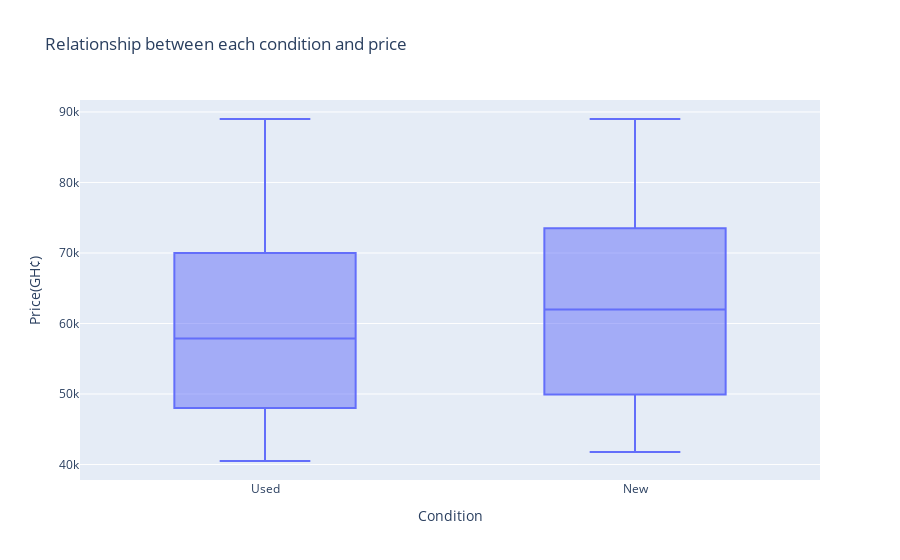

The notebook cell saved with this chart:
### Markdown cell above
### Condition vs Price

### Code cell
fig = px.box(df, x="Condition", y="Price(GH¢)", title='Relationship between each condition and price')
fig.show()

### Figure 1 — Plotly figure (JSON) as saved in the notebook; plotly's stock layout.template omitted (floating-point values rounded to 4 significant figures; data arrays with more than 128 entries replaced by an {"elided": "..."} marker saying what was removed)
{"data": [{"alignmentgroup": "True", "hovertemplate": "Condition=%{x}<br>Price(GH¢)=%{y}<extra></extra>", "legendgroup": "", "marker": {"color": "#636efa"}, "name": "", "notched": false, "offsetgroup": "", "orientation": "v", "showlegend": false, "type": "box", "x": {"elided": "372 str values"}, "x0": " ", "xaxis": "x", "y": {"elided": "372 int values"}, "y0": " ", "yaxis": "y"}], "layout": {"boxmode": "group", "legend": {"tracegroupgap": 0}, "title": {"text": "Relationship between each condition and price"}, "xaxis": {"anchor": "y", "domain": [0, 1], "title": {"text": "Condition"}}, "yaxis": {"anchor": "x", "domain": [0, 1], "title": {"text": "Price(GH¢)"}}}}
